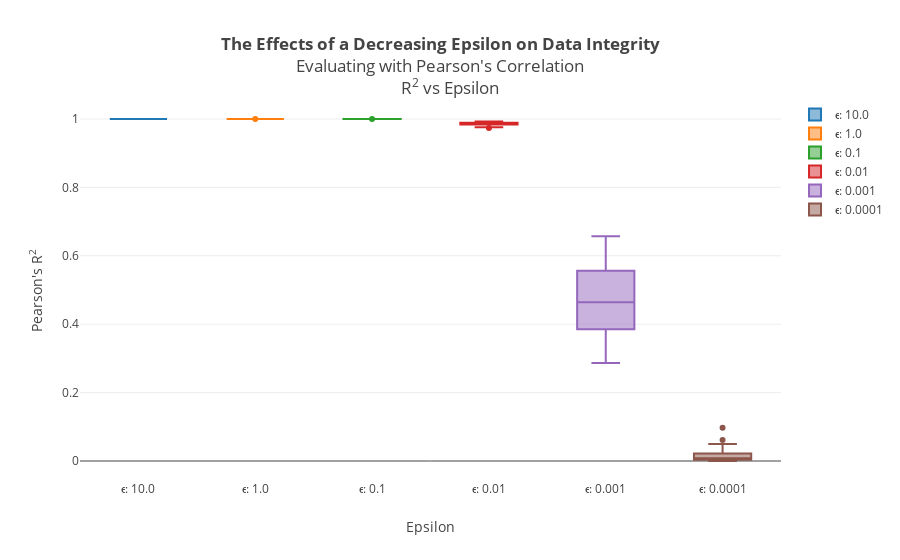

Notebook cell for this chart:
### Markdown cell above
According to this evaluation, we have more leeway to increase our privacy. The correlation p-value does not drop below the significance levels until we use Epsilon 0.0001.

So our evaluation is not entirely dependent on our method of evaluation, but we can statistically justify a lower epsilon value if we use Pearson's Correlation to test data integrity.

### Code cell
layout = go.Layout(
    title = """
    <b>The Effects of a Decreasing Epsilon on Data Integrity</b>
    <br>Evaluating with Pearson's Correlation
    <br>R<sup>2</sup> vs Epsilon""",
    yaxis = dict(
        #type='log',
        #range = [-1, .3],
        title="Pearson's R<sup>2</sup>"
    ),
    xaxis = dict(
        title="Epsilon"
    )
)

fig = go.Figure(data=PearsonsR_data, layout=layout)
iplot(fig, filename = "Epsilon P value comparison")

### Figure 1 — Plotly figure (JSON) as saved in the notebook; plotly's stock layout.template omitted (floating-point values rounded to 4 significant figures)
{"data": [{"boxpoints": "outliers", "name": "ϵ: 10.0", "type": "box", "y": [1, 1, 1, 1, 1, 1, 1, 1.0, 1, 1.0, 1, 1, 1.0, 1, 1.0, 1.0, 1, 1.0, 1, 1.0, 1.0, 1.0, 1, 1, 1, 1, 1, 1.0, 1, 1]}, {"boxpoints": "outliers", "name": "ϵ: 1.0", "type": "box", "y": [1.0, 1.0, 1.0, 1.0, 1.0, 1.0, 1.0, 1.0, 1.0, 1.0, 1.0, 1.0, 1.0, 1.0, 1.0, 1.0, 1.0, 1.0, 1.0, 1.0, 1.0, 1.0, 1.0, 1.0, 1.0, 1.0, 1.0, 1.0, 1.0, 1.0]}, {"boxpoints": "outliers", "name": "ϵ: 0.1", "type": "box", "y": [0.9998, 0.9999, 0.9999, 0.9998, 0.9999, 0.9998, 0.9998, 0.9997, 0.9999, 0.9998, 0.9998, 0.9998, 0.9999, 0.9998, 0.9998, 0.9998, 0.9998, 0.9999, 0.9998, 0.9998, 0.9998, 0.9998, 0.9999, 0.9999, 0.9998, 0.9998, 0.9998, 0.9999, 0.9998, 0.9998]}, {"boxpoints": "outliers", "name": "ϵ: 0.01", "type": "box", "y": [0.9866, 0.986, 0.9883, 0.987, 0.9926, 0.9899, 0.9882, 0.9808, 0.9738, 0.9846, 0.9845, 0.976, 0.984, 0.9891, 0.9899, 0.9892, 0.9896, 0.9891, 0.9915, 0.9836, 0.9803, 0.9923, 0.9859, 0.9879, 0.9846, 0.9843, 0.9811, 0.9821, 0.9874, 0.98]}, {"boxpoints": "outliers", "name": "ϵ: 0.001", "type": "box", "y": [0.3857, 0.4662, 0.4881, 0.3587, 0.48, 0.3162, 0.3691, 0.6049, 0.563, 0.6575, 0.4382, 0.5565, 0.4186, 0.4618, 0.3448, 0.3651, 0.3914, 0.3855, 0.3593, 0.5682, 0.2865, 0.5702, 0.4721, 0.4716, 0.6043, 0.4283, 0.5879, 0.5552, 0.4818, 0.4271]}, {"boxpoints": "outliers", "name": "ϵ: 0.0001", "type": "box", "y": [0.04977, 0.01682, 0.007906, 0.01607, 0.008239, 0.01982, 0.005082, 0.001941, 0.003445, 0.006368, 0.0002888, 0.0004476, 0.09718, 0.006434, 2.223e-05, 0.02443, 0.004471, 0.02211, 0.03704, 0.0009258, 0.01977, 0.006652, 0.01794, 0.0009407, 0.000228, 0.02996, 0.03661, 0.06142, 0.02073, 0.004738]}], "layout": {"title": "\n    <b>The Effects of a Decreasing Epsilon on Data Integrity</b>\n    <br>Evaluating with Pearson's Correlation\n    <br>R<sup>2</sup> vs Epsilon", "xaxis": {"title": "Epsilon"}, "yaxis": {"title": "Pearson's R<sup>2</sup>"}}}
